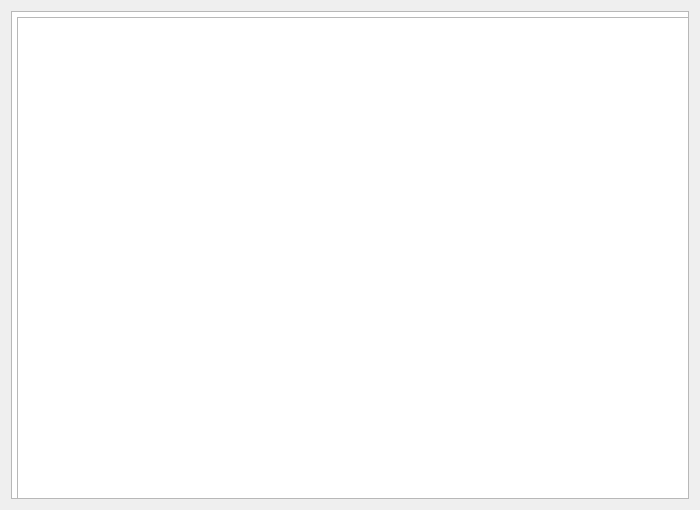
<?xml version="1.0" encoding="UTF-8"?>
<ui version="4.0">
 <class>TableTab</class>
 <widget class="QWidget" name="TableTab">
  <property name="geometry">
   <rect>
    <x>0</x>
    <y>0</y>
    <width>700</width>
    <height>510</height>
   </rect>
  </property>
  <property name="windowTitle">
   <string>Form</string>
  </property>
  <layout class="QGridLayout" name="gridLayout">
   <item row="0" column="0" rowspan="2" colspan="2">
    <widget class="QTableWidget" name="tableWidget"/>
   </item>
   <item row="1" column="1">
    <widget class="QTableView" name="tableView"/>
   </item>
  </layout>
 </widget>
 <resources/>
 <connections/>
</ui>
